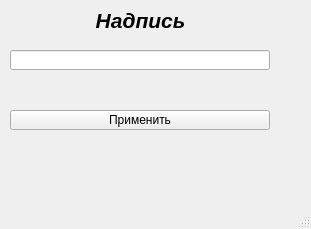
<?xml version="1.0" encoding="UTF-8"?>
<ui version="4.0">
 <class>MainWindow</class>
 <widget class="QMainWindow" name="MainWindow">
  <property name="geometry">
   <rect>
    <x>0</x>
    <y>0</y>
    <width>311</width>
    <height>229</height>
   </rect>
  </property>
  <property name="windowTitle">
   <string>MainWindow</string>
  </property>
  <widget class="QWidget" name="centralwidget">
   <widget class="QLabel" name="lbl">
    <property name="enabled">
     <bool>true</bool>
    </property>
    <property name="geometry">
     <rect>
      <x>10</x>
      <y>10</y>
      <width>261</width>
      <height>20</height>
     </rect>
    </property>
    <property name="font">
     <font>
      <family>Arial</family>
      <pointsize>16</pointsize>
      <weight>75</weight>
      <italic>true</italic>
      <bold>true</bold>
     </font>
    </property>
    <property name="text">
     <string>Надпись</string>
    </property>
    <property name="alignment">
     <set>Qt::AlignCenter</set>
    </property>
   </widget>
   <widget class="QLineEdit" name="lineEdit">
    <property name="geometry">
     <rect>
      <x>10</x>
      <y>50</y>
      <width>260</width>
      <height>20</height>
     </rect>
    </property>
    <property name="text">
     <string/>
    </property>
   </widget>
   <widget class="QPushButton" name="btn">
    <property name="geometry">
     <rect>
      <x>10</x>
      <y>110</y>
      <width>260</width>
      <height>20</height>
     </rect>
    </property>
    <property name="text">
     <string>Применить</string>
    </property>
   </widget>
  </widget>
  <widget class="QMenuBar" name="menubar">
   <property name="geometry">
    <rect>
     <x>0</x>
     <y>0</y>
     <width>311</width>
     <height>29</height>
    </rect>
   </property>
  </widget>
  <widget class="QStatusBar" name="statusbar"/>
 </widget>
 <resources/>
 <connections/>
</ui>
